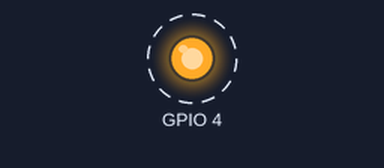
A program run on a simulated Raspberry Pi (BCM pin numbers). Shown: output pins drawn as LEDs (lit = HIGH). Dashed ring = blinking. What the program prints to the terminal is not drawn. At 18.0 s the program stops and its outputs stay as they are.

Above: at 0.5 s.
Timing chart, 0 to 4.6 s (numbered marks = the images above):
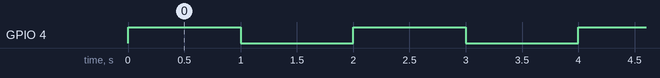

The program:

LED.py
```python
import RPi.GPIO as GPIO
import time
GPIO.setmode(GPIO.BCM)
GPIO.setwarnings(False)
GPIO.setup(4,GPIO.OUT)
for i in range(1,10):
	print 'LED ON'
	GPIO.output(4,GPIO.HIGH)
	time.sleep(1)
	print 'LED OFF'
	GPIO.output(4,GPIO.LOW)
	time.sleep(1)
```

Measured:
- by itself, GPIO 4: alternates HIGH for 1.0 s and LOW for 1.0 s, 18 changes in all, then stays LOW
